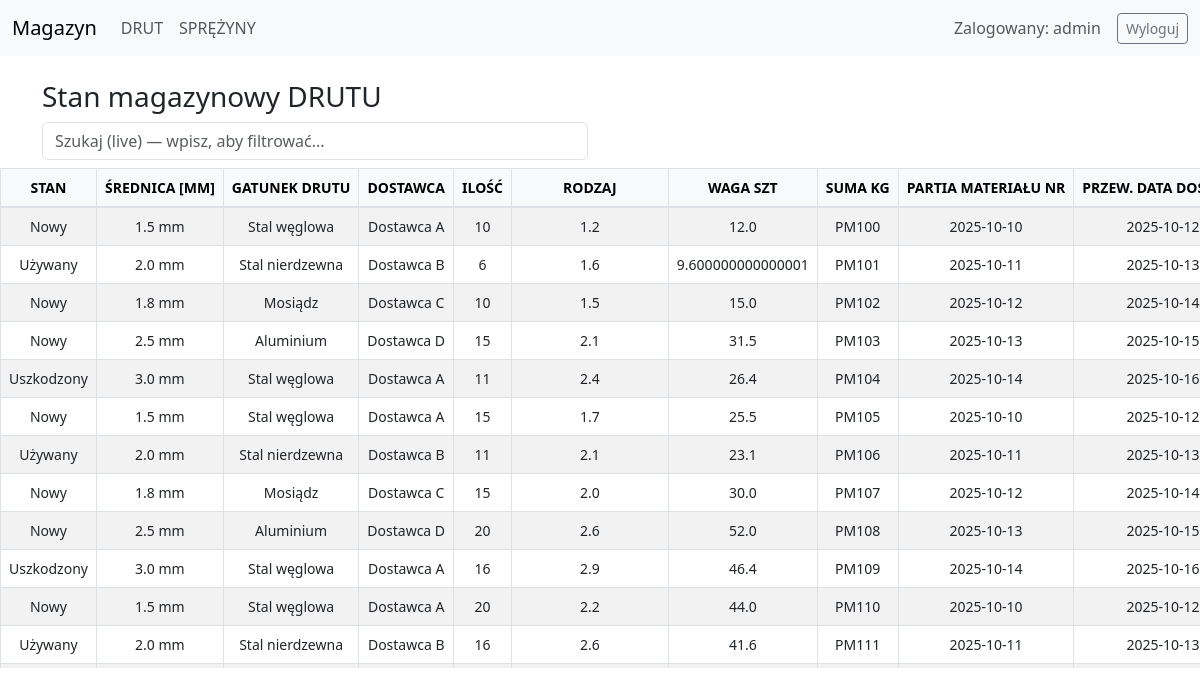
The page /drut (signed in) on the database its author committed.
### tables this page shows
CREATE TABLE drut (
                id INTEGER PRIMARY KEY AUTOINCREMENT,
                stan TEXT,
                srednica_drutu TEXT,
                gatunek_drutu TEXT,
                dostawca TEXT,
                ilosc_szpule_kregi INTEGER,
                waga REAL,
                suma_kg REAL,
                partia_materialu_nr TEXT,
                przewidywana_data_dostawy TEXT,
                przyjecie_materialu TEXT
            , rodzaj TEXT);

### app.py (the view, shortened to what this page needs)
@app.route('/drut', methods=['GET','POST'])
@login_required
def drut_page():
    dane = db.fetch_all('drut')
    return render_template('drut.html', dane=dane, role=session.get('role'))

### app.py (called while the page is built)
def login_required(fn):
    from functools import wraps
    @wraps(fn)
    def wrapper(*args, **kwargs):
        if 'username' not in session:
            return redirect(url_for('login'))
        return fn(*args, **kwargs)
    return wrapper

### database.py (called while the page is built)
    def fetch_all(self, table):
        self.c.execute(f"SELECT * FROM {table}")
        return self.c.fetchall()

### templates/drut.html (shortened to what this page needs)
{% extends "base.html" %}
{% block content %}
<h3>Stan magazynowy DRUTU</h3>
<div class="row mb-2">
  <div class="col-md-6">
    <input id="searchDrut" class="form-control" placeholder="Szukaj (live) — wpisz, aby filtrować...">
  </div>
  <div class="col-md-6 text-end">
  </div>
</div>
</div>
<div class="table-responsive">
<table class="table table-striped table-bordered align-middle text-center" id="drutTable">
  <thead class="table-light text-uppercase">
    <tr>
      <th>Stan</th>
      <th>Średnica [mm]</th>
      <th>Gatunek drutu</th>
      <th>Dostawca</th>
      <th>Ilość</th>
      <th>Rodzaj</th>
      <th>Waga szt</th>
      <th>Suma kg</th>
      <th>Partia materiału nr</th>
      <th>Przew. data dostawy</th>
    </tr>
  </thead>
  <tbody id="drutBody">
    {% for row in dane %}
    <tr>
      <td>{{ row[1] }}</td>
      <td>{{ row[2] }}</td>
      <td>{{ row[3] }}</td>
      <td>{{ row[4] }}</td>
      <td>{{ row[5] }}</td>
      <td>{{ row[6] }}</td>
      <td>{{ row[7] }}</td>
      <td>{{ row[8] }}</td>
      <td>{{ row[9] }}</td>
      <td>{{ row[10] }}</td>
    </tr>
    {% endfor %}
  </tbody>
</table>
</div>
{% endblock %}

### templates/base.html (shortened to what this page needs)
<!doctype html>
<html lang="pl">
  <head>
    <link href="https://cdn.jsdelivr.net/npm/bootstrap@5.3.0/dist/css/bootstrap.min.css" rel="stylesheet">
    <link rel="stylesheet" href="{{ url_for('static', filename='style.css') }}">
  </head>
  <body>
  <nav class="navbar navbar-expand-lg navbar-light bg-light">
    <div class="container-fluid">
      <a class="navbar-brand" href="{{ url_for('index') }}">Magazyn</a>
      <div class="collapse navbar-collapse">
        <ul class="navbar-nav me-auto mb-2 mb-lg-0">
          <li class="nav-item"><a class="nav-link" href="{{ url_for('drut_page') }}">DRUT</a></li>
          <li class="nav-item"><a class="nav-link" href="{{ url_for('sprezyny_page') }}">SPRĘŻYNY</a></li>
        </ul>
        <span class="navbar-text me-3">Zalogowany: {{ session.get('username') }}</span>
        <a class="btn btn-outline-secondary btn-sm" href="{{ url_for('logout') }}">Wyloguj</a>
      </div>
    </div>
  </nav>
  <div class="container mt-4">
    {% block content %}{% endblock %}
  </body>
</html>

### static/style.css (style rules this page uses)
.table-responsive { max-height: 500px; overflow-y: auto; overflow-x: auto; }
#drutTable thead th, #sprezTable thead th { position: sticky; top: 0; background-color: #f8f9fa; z-index: 10; border-bottom: 2px solid #dee2e6; box-shadow: 0 2px 4px rgba(0, 0, 0, 0.08); }
#drutTable th, #drutTable td, #sprezTable th, #sprezTable td { white-space: nowrap; vertical-align: middle; text-align: center; font-size: 14px; border: 1px solid #dee2e6; padding: 8px; }
#drutTable th, #sprezTable th { font-weight: 600; }
#drutTable, #sprezTable { border-collapse: collapse; width: 100%; }

### templates/base.html (style rules this page uses)
body { padding-bottom: 40px; }

### rows shown on the page
drut: stan "Nowy", srednica_drutu "1.5 mm", gatunek_drutu "Stal węglowa", dostawca "Dostawca A", ilosc_szpule_kregi "10", waga "1.2", suma_kg "12.0", partia_materialu_nr "PM100", przewidywana_data_dostawy "2025-10-10", przyjecie_materialu "2025-10-12"
drut: stan "Używany", srednica_drutu "2.0 mm", gatunek_drutu "Stal nierdzewna", dostawca "Dostawca B", ilosc_szpule_kregi "6", waga "1.6", suma_kg "9.600000000000001", partia_materialu_nr "PM101", przewidywana_data_dostawy "2025-10-11", przyjecie_materialu "2025-10-13"
drut: stan "Nowy", srednica_drutu "1.8 mm", gatunek_drutu "Mosiądz", dostawca "Dostawca C", ilosc_szpule_kregi "10", waga "1.5", suma_kg "15.0", partia_materialu_nr "PM102", przewidywana_data_dostawy "2025-10-12", przyjecie_materialu "2025-10-14"
drut: stan "Nowy", srednica_drutu "2.5 mm", gatunek_drutu "Aluminium", dostawca "Dostawca D", ilosc_szpule_kregi "15", waga "2.1", suma_kg "31.5", partia_materialu_nr "PM103", przewidywana_data_dostawy "2025-10-13", przyjecie_materialu "2025-10-15"
drut: stan "Uszkodzony", srednica_drutu "3.0 mm", gatunek_drutu "Stal węglowa", dostawca "Dostawca A", ilosc_szpule_kregi "11", waga "2.4", suma_kg "26.4", partia_materialu_nr "PM104", przewidywana_data_dostawy "2025-10-14", przyjecie_materialu "2025-10-16"
drut: stan "Nowy", srednica_drutu "1.5 mm", gatunek_drutu "Stal węglowa", dostawca "Dostawca A", ilosc_szpule_kregi "15", waga "1.7", suma_kg "25.5", partia_materialu_nr "PM105", przewidywana_data_dostawy "2025-10-10", przyjecie_materialu "2025-10-12"
drut: stan "Używany", srednica_drutu "2.0 mm", gatunek_drutu "Stal nierdzewna", dostawca "Dostawca B", ilosc_szpule_kregi "11", waga "2.1", suma_kg "23.1", partia_materialu_nr "PM106", przewidywana_data_dostawy "2025-10-11", przyjecie_materialu "2025-10-13"
drut: stan "Nowy", srednica_drutu "1.8 mm", gatunek_drutu "Mosiądz", dostawca "Dostawca C", ilosc_szpule_kregi "15", waga "2.0", suma_kg "30.0", partia_materialu_nr "PM107", przewidywana_data_dostawy "2025-10-12", przyjecie_materialu "2025-10-14"
drut: stan "Nowy", srednica_drutu "2.5 mm", gatunek_drutu "Aluminium", dostawca "Dostawca D", ilosc_szpule_kregi "20", waga "2.6", suma_kg "52.0", partia_materialu_nr "PM108", przewidywana_data_dostawy "2025-10-13", przyjecie_materialu "2025-10-15"
drut: stan "Uszkodzony", srednica_drutu "3.0 mm", gatunek_drutu "Stal węglowa", dostawca "Dostawca A", ilosc_szpule_kregi "16", waga "2.9", suma_kg "46.4", partia_materialu_nr "PM109", przewidywana_data_dostawy "2025-10-14", przyjecie_materialu "2025-10-16"
drut: stan "Nowy", srednica_drutu "1.5 mm", gatunek_drutu "Stal węglowa", dostawca "Dostawca A", ilosc_szpule_kregi "20", waga "2.2", suma_kg "44.0", partia_materialu_nr "PM110", przewidywana_data_dostawy "2025-10-10", przyjecie_materialu "2025-10-12"
drut: stan "Używany", srednica_drutu "2.0 mm", gatunek_drutu "Stal nierdzewna", dostawca "Dostawca B", ilosc_szpule_kregi "16", waga "2.6", suma_kg "41.6", partia_materialu_nr "PM111", przewidywana_data_dostawy "2025-10-11", przyjecie_materialu "2025-10-13"

### other values the page prints
{{ session.get('username') }} "admin"
